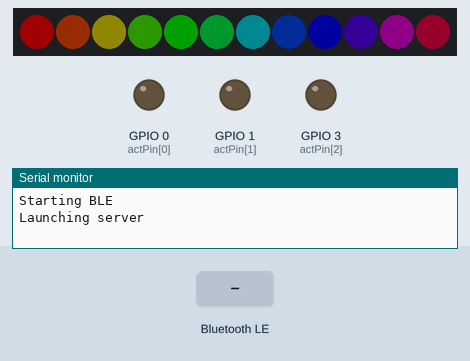
This sketch was run on a simulated ESP32-C3. On the bench: 12 RGB LEDs in strip order, left to right, output pins drawn as LEDs (lit = HIGH), the last lines printed to the serial monitor. The inputs (shaded band) are chosen by the test bench. Dim RGB values are drawn brighter than linear; nothing arrives over Bluetooth unless stated; a phone connects over Bluetooth LE 3 s after start.

Above: at 0.1 s.
At 3.65 s:
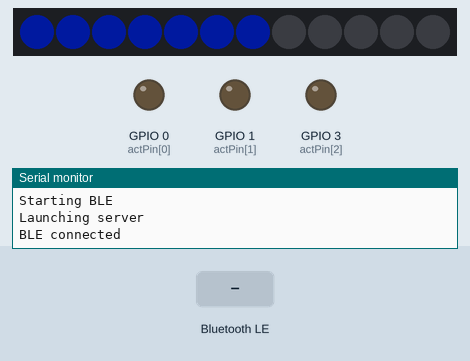
3.7 s: Bluetooth LE write "1" received
At 6.6 s:
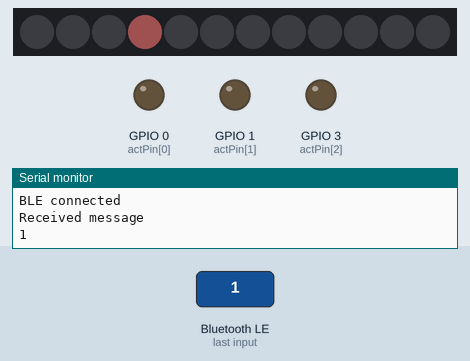
Timing chart, 0 to 8.1 s (numbered marks = the images above; inputs shaded):
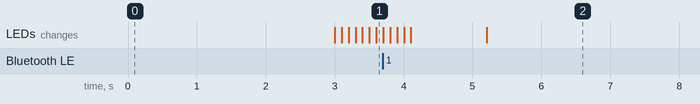

The sketch:

orion_esp32_v2.1.ino
```cpp
#include <BLEDevice.h>
#include <BLEServer.h>
#include <BLEUtils.h>
#include <BLE2902.h>
#include <Adafruit_NeoPixel.h>

//------Defining global variables------//

bool deviceConnected = false;
int txValue = 0;

#define SERVICE_UUID "8af2aa89-657d-4141-aba1-49b8ea0efb70"
#define CARACTERISTIQUE_UUID "3814ecdd-104f-44a3-b09a-f85344f0a232"
#define CARACTERISTIQUEmsg_UUID "e3f98746-3f35-4db5-927a-6e18259a24e9"

BLECharacteristic Mycarac(CARACTERISTIQUE_UUID, BLECharacteristic::PROPERTY_NOTIFY);
BLECharacteristic pCaracteristique(CARACTERISTIQUEmsg_UUID, BLECharacteristic::PROPERTY_WRITE);

std::string mode1 = "Allume 1";
std::string mode2 = "Allume 2";
std::string mode3 = "Allume 3";
std::string strMode = "Allume x";
std::string strTime = "000";

int shift = 3;
int nbActuator = 4;
int actPin[] = {0, 1, 3, 4};
const int freq = 150;
const int channel = 0;
const int resolution = 10;

#define NEO_PIXEL_PIN 6 //SCL on QT PY ESP32-C3

Adafruit_NeoPixel strip = Adafruit_NeoPixel(12, NEO_PIXEL_PIN, NEO_GRB + NEO_KHZ800);
uint32_t h_color = strip.Color(32, 0, 0);
uint32_t m_color = strip.Color(32, 32, 32);
uint32_t mh_color = strip.Color(32, 16, 16);
uint32_t no_color = strip.Color(0, 0, 0);
uint32_t bred_color = strip.Color(32, 0, 0);
uint32_t bblue_color = strip.Color(0, 5, 32);

int c_status = 0;


//------Defining functions------//

void mode_1() {
  for (int dutyCycle = 0; dutyCycle <= 500; dutyCycle++) {//500 au lieu de 1000
    // changing the LED brightness with PWM
    ledcWrite(channel, 500);
    delay(30);
  }

  // decrease the LED brightness
  for (int dutyCycle = 200; dutyCycle >= 0; dutyCycle--) {
    // changing the LED brightness with PWM
    ledcWrite(channel, dutyCycle);
    delay(15);
  }
}

void mode_2() {
  for (int dutyCycle = 0; dutyCycle <= 500; dutyCycle++) {
    // changing the LED brightness with PWM
    ledcWrite(channel, dutyCycle);
    delay(30);
  }

  // decrease the LED brightness
  for (int dutyCycle = 500; dutyCycle >= 0; dutyCycle--) {
    // changing the LED brightness with PWM
    ledcWrite(channel, dutyCycle);
    delay(30);
  }
}

void mode_3() {
  for (int dutyCycle = 0; dutyCycle <= 400; dutyCycle++) {
    // changing the LED brightness with PWM
    ledcWrite(channel, dutyCycle);
    delay(15);
  }

  // decrease the LED brightness
  for (int dutyCycle = 400; dutyCycle >= 0; dutyCycle--) {
    // changing the LED brightness with PWM
    ledcWrite(channel, dutyCycle);
    delay(15);
  }
}

uint32_t Wheel(byte WheelPos) {
  WheelPos = 255 - WheelPos;
  if (WheelPos < 85) {
    return strip.Color((255 - WheelPos * 3)/8, 0, (WheelPos * 3)/8);
  }
  if (WheelPos < 170) {
    WheelPos -= 85;
    return strip.Color(0, (WheelPos * 3)/8, (255 - WheelPos * 3)/8);
  }
  WheelPos -= 170;
  return strip.Color((WheelPos * 3)/8, (255 - WheelPos * 3)/8, 0);
}

void clearLed() {
  for (uint16_t i = 0; i < strip.numPixels(); i++) {
    strip.setPixelColor(i, no_color);
  }
  strip.show();
}

void displayTime(uint8_t time) {
  int minutes = time % 12;
  int hours = time / 12;
  for (int t = 0; t < 2; t++) {
    for (uint16_t i = 0; i < strip.numPixels(); i++) {
      if (i == hours and i == minutes) {
        strip.setPixelColor((i + 3) % 12, mh_color);
      }
      if (i == hours and i != minutes) {
        strip.setPixelColor((i + 3) % 12, h_color);
      }
      if (i == minutes and i != hours) {
        strip.setPixelColor((i + 3) % 12, m_color);
      }
      if (i != hours and i != minutes) {
        strip.setPixelColor((i + 3) % 12, no_color);
      }
      strip.show();
      delay(5);
    }
  }
}

void rainbow(uint8_t wait) {
  clearLed();
  uint16_t i, j;

  for (i = 0; i < strip.numPixels(); i++) {
    strip.setPixelColor(i, Wheel((i * 256 / strip.numPixels()) & 255));
  }
  strip.show();
  delay(wait);
}

void connectedBluetooth() {
  clearLed();
  for (uint16_t i = 0; i < strip.numPixels(); i++) {
    strip.setPixelColor(i, bblue_color);
    strip.show();
    delay(100);
  }
  delay(1000);
}

void disconnectedBluetooth() {
  clearLed();
  for (uint16_t i = 0; i < strip.numPixels(); i++) {
    strip.setPixelColor(i, bred_color);
    strip.show();
    delay(100);
  }
  delay(1000);
}


//------Defining classes------//

class MyServerCallbacks: public BLEServerCallbacks {
  void onConnect(BLEServer * MyServer) {
    deviceConnected = true;
    Serial.println("BLE connected ");
    //connectedBluetooth();
  }
  void onDisconnect(BLEServer * MyServer) {
    deviceConnected = false;
    Serial.println("BLE disconnected ");
    //disconnectedBluetooth();
  }
};

class MyCallbacks: public BLECharacteristicCallbacks {
  void onWrite(BLECharacteristic * pCaracteristique) {
    std::string rxValue = pCaracteristique -> getValue();
    Serial.println("Received message ");
    for (int i = 0; i < rxValue.length(); i++) {
      if (i == 7) {
        strMode[i] = rxValue[i];
      }
      if (i >= 9) {
        strTime[i-9] = rxValue[i];
      }
      Serial.print(rxValue[i]);
    }

    if (strMode == mode1) {
      Serial.println("Trigger mode 1 ");
      mode_1();
      Serial.println("End mode 1 ");
    }
    if (strMode == mode2) {
      Serial.println("Trigger mode 2 ");
      mode_2();
      Serial.println("End mode 2 ");
    }
    if (strMode == mode3) {
      Serial.println("Trigger mode 3 ");
      mode_3();
      Serial.println("End mode 3 ");
    }
  }
};


//------Setup and loop------//

void setup() {
  Serial.begin(115200);
  Serial.println("Starting BLE ");

  BLEDevice::init("Orion ");
  BLEServer * MyServer = BLEDevice::createServer();
  MyServer -> setCallbacks(new MyServerCallbacks());
  BLEService * MyService = MyServer -> createService(SERVICE_UUID);

  MyService -> addCharacteristic( & Mycarac);
  MyService -> addCharacteristic( & pCaracteristique);
  pCaracteristique.setCallbacks(new MyCallbacks());
  Mycarac.addDescriptor(new BLE2902());
  MyService -> start();
  MyServer -> getAdvertising() -> start();
  Serial.println("Launching server ");

  ledcSetup(channel, freq, resolution);
  for (int i = 0; i < nbActuator - 1; i++) {
    ledcAttachPin(actPin[i], channel);
  }
  strip.begin();
  strip.show();
}

void loop() {
  if (deviceConnected) {
    if (c_status == 0) {
      connectedBluetooth();
      clearLed();
    }
    c_status = 1;
    displayTime(std::stoi(strTime));
  }
  else {
    if (c_status == 1) {
      disconnectedBluetooth();
      clearLed();
    }
    c_status = 0;
    rainbow(1);
  }
}
```
